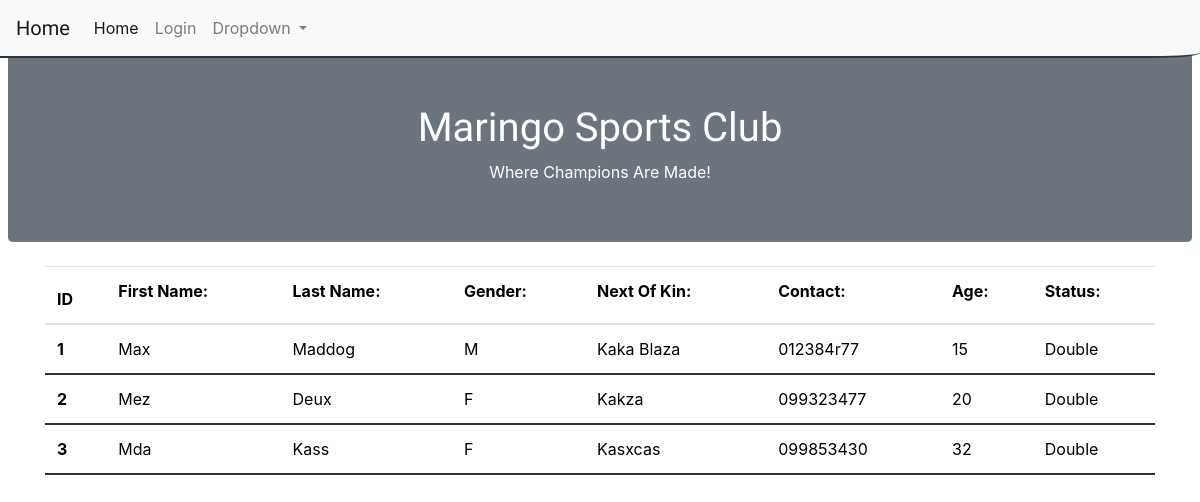
/all_members/, run on the app's committed database.
### maringo_site/models.py (models this page shows, shortened)
class Member(models.Model):
    first_name = models.CharField(max_length=50)
    last_name = models.CharField(max_length=50)
    gender = models.CharField(max_length=1)
    next_of_kin = models.CharField(max_length=50)
    contact = models.CharField(max_length=50)
    age = models.IntegerField()
    status = models.CharField(max_length=20)
    class Meta:
          constraints = [models.CheckConstraint(check=models.Q(age__gte=13) & models.Q(age__lt=35), name='Age is valid between 13 and 35')]

### maringo_site/views.py (the view)
# urls.py: path('all_members/', views.members, name='all_members'),
def members(request):
    form = MemberForm
    names = Member.objects.all()
    ctx = {'names': names,
           'form': form}
    return render(request, 'maringo_site/all-members.html', context=ctx)

### maringo_site/templates/maringo_site/all-members.html
{% extends 'maringo_site/index.html' %}
{% block content %}
<table class="table">
   <thead>
        <tr>
            <th>ID</th>
            {% for form_field in form %}
            <th>{{ form_field.label_tag|slice:"0:-1"|title }}</th>
            {% endfor %}
        </tr>
   </thead>
   <tbody>
    {% for name in names %}
        <tr>
            <th>{{name.id}}</th>
            <td>{{ name.first_name|title }}</td>
            <td>{{ name.last_name|title }}</th>
            <td>{{ name.gender|title }}</th>
            <td>{{ name.next_of_kin|title }}</td>
            <td>{{ name.contact }}</td>
            <td>{{ name.age }}</td>
            <td>{{ name.status|title }}</td>
        </tr>
        {% endfor %}
   </tbody>
</table>
{% endblock %}

### maringo_site/templates/maringo_site/index.html (shortened to what this page needs)
<!DOCTYPE html>
{% load static %}
{% include 'maringo_site/navbar.html' %}
<html lang="en">
    <head>
       <link rel="stylesheet" href="https://bootswatch.com/5/sketchy/bootstrap.css">
        <link rel="stylesheet" href="https://cdn.jsdelivr.net/npm/bootstrap@4.6.2/dist/css/bootstrap.min.css">
        <link rel="stylesheet" href="{% static '/maringo_site/css/styles.css' %}">
    </head>
    <body>
        <br>
        <header class="bg-secondary mx-2 mt-2 rounded-lg border-bottom border-info text-white">
            <br>
            <h1 class="text-center pt-5">
                Maringo Sports Club
            </h1>
            <p class="text-center">Where Champions Are Made!</p>
            <hr>
        </header>
        <br>
        <main class="bg-gradient-primary">
            <section>
                <div class="container">
                    {% block content %}{% endblock %}
                </div>
            </section>
        </main>
    </body>
</html>

### maringo_site/templates/maringo_site/navbar.html (shortened to what this page needs)
<nav class="navbar navbar-expand-lg navbar-light bg-light fixed-top">
    <a class="navbar-brand" href="#">Home</a>
    <div class="collapse navbar-collapse" id="navbarSupportedContent">
      <ul class="navbar-nav mr-auto">
        <li class="nav-item active">
          <a class="nav-link" href="">Home <span class="sr-only">(current)</span></a>
        </li>
        <li class="nav-item">
          <a class="nav-link" href="{% url 'maringo_site:login' %}">Login</a>
        </li>
        <li class="nav-item dropdown">
          <a class="nav-link dropdown-toggle" href="#" role="button" data-toggle="dropdown" aria-expanded="false">
            Dropdown
          </a>
        </li>
      </ul>
    </div>
  </nav>

### data on the page
Member: id "1", first_name "Max", last_name "Maddog", gender "M", next_of_kin "Kaka Blaza", contact "012384r77", age "15", status "Double"
Member: id "2", first_name "Mez", last_name "Deux", gender "F", next_of_kin "Kakza", contact "099323477", age "20", status "Double"
Member: id "3", first_name "Mda", last_name "Kass", gender "F", next_of_kin "Kasxcas", contact "099853430", age "32", status "Double"
